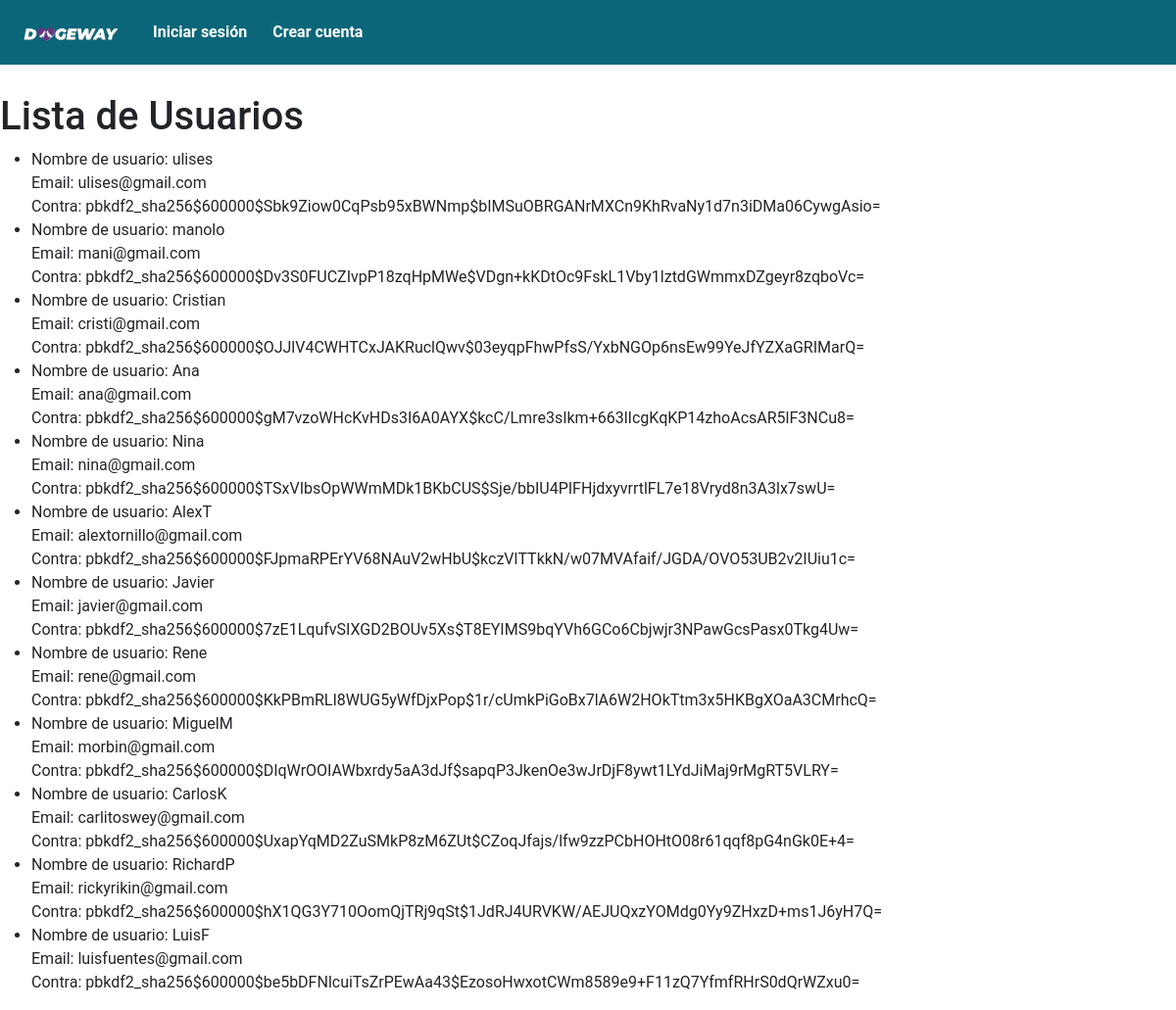
Before: /lista/ with the older database file.
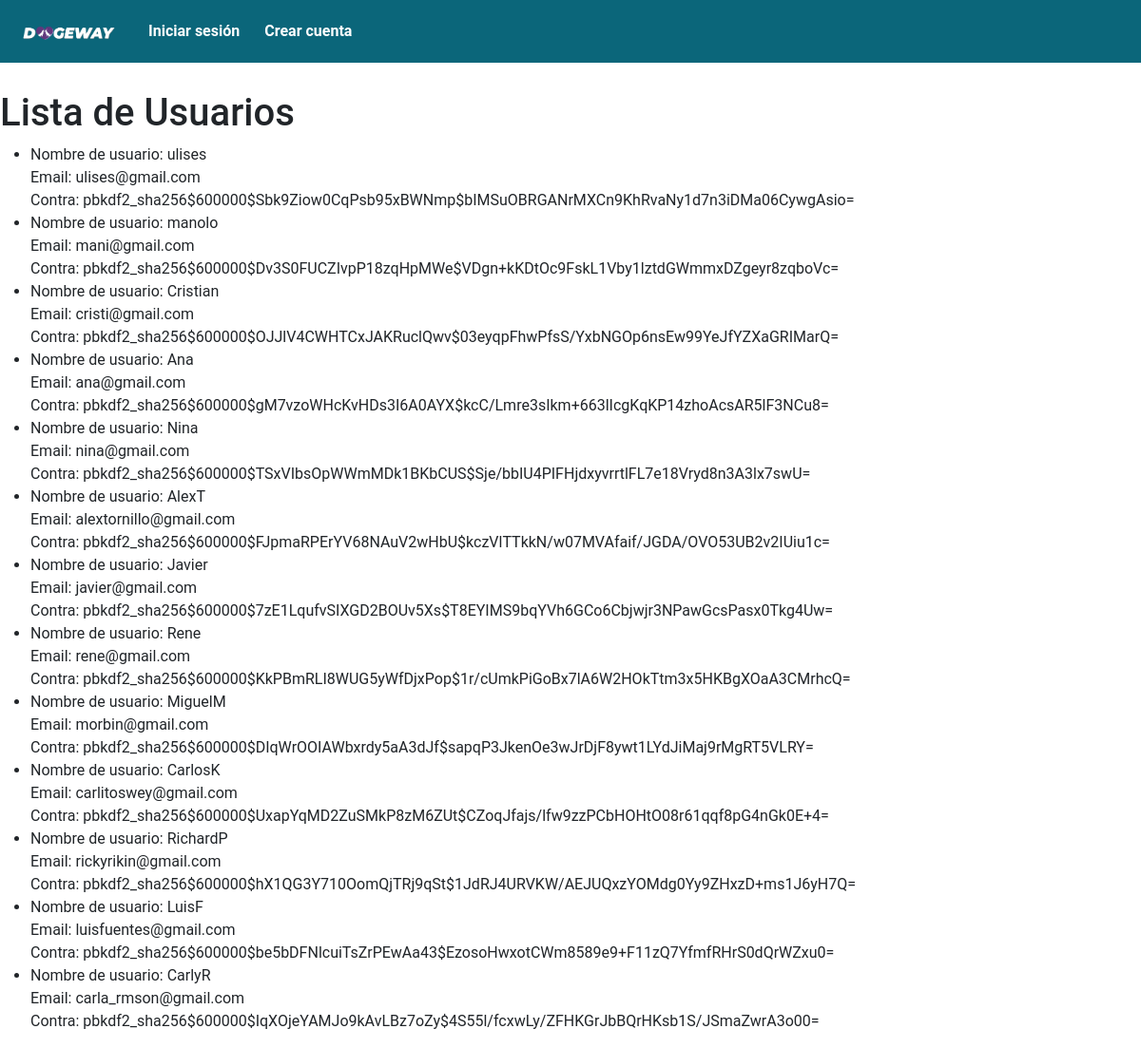
After: the same page with the newer database file.
### main_app/models.py (models this page shows, shortened)
class Usuario(AbstractUser):
    fotografia = models.ImageField(upload_to='usuarios/', null=True, blank=True)
    telefono = models.CharField(max_length=20)
    fecha_de_nacimiento = models.DateField()
    direccion = models.CharField(max_length=100)
    fotografia_identificacion = models.ImageField(upload_to='identificaciones/', null=True, blank=True)
    verificado = models.BooleanField(default=False)
    usuarios_bloqueados = models.ManyToManyField('self', symmetrical=False, related_name='usuarios_bloqueadores')
    groups = models.ManyToManyField('auth.Group', related_name='usuarios')
    user_permissions = models.ManyToManyField('auth.Permission', related_name='usuarios')

### main_app/views.py (the view)
# urls.py: path('lista/', views.ListaUsuariosView.as_view(), name='lista de usuarios'),
class ListaUsuariosView(ListView):
    model = Usuario
    template_name = 'lista.html'
    context_object_name = 'usuarios'

### main_app/templates/lista.html (shortened to what this page needs)
{% include "layouts/base.html" %}
{% load static %}
{% block content %}
<!DOCTYPE html>
<html lang="en">
<head>
    <link rel="stylesheet" href="{% static 'css/lista.css' %}">
</head>
<body>
    <h1>Lista de Usuarios</h1>
    <ul>
        {% for usuario in usuarios %}
        <li>
            Nombre de usuario: {{ usuario.username }}<br>
            Email: {{ usuario.email }}<br>
            Contra: {{ usuario.password}}<br>
        </li>
        {% endfor %}
    </ul>
</body>
</html>
{% endblock content %}

Changed rows visible on the page:
added Usuario: username "CarlyR", email "carla_rmson@gmail.com", password "pbkdf2_sha256$600000$IqXOjeYAMJo9kAvLBz7oZy$4S55l/fcxwLy/ZFHKGrJbBQrHKsb1S/JSmaZwrA3o00="
